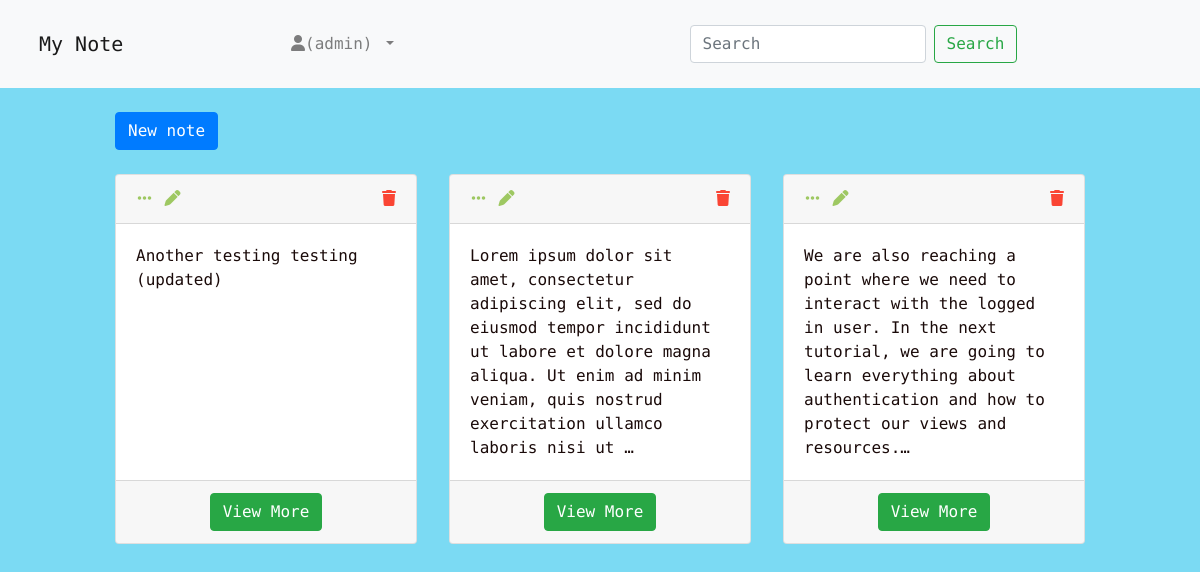
The app's page /notes/all/ (signed in) with its own data.
### note/models.py (models this page shows, shortened)
class Note(models.Model):
    text = models.TextField(max_length=4000)
    created_by = models.ForeignKey(User, on_delete=models.CASCADE, related_name="notes")
    created_on = models.DateTimeField(auto_now_add=True)
    modified_on = models.DateTimeField(auto_now=True)

### note/views.py (the view)
# urls.py: path('all/', views.NoteListView.as_view(), name='note_list'),
class NoteListView(LoginRequiredMixin, ListView):
    model = Note
    template_name = 'note_list.html'
    context_object_name = 'notes'
    def get_queryset(self):
        queryset = super().get_queryset()
        return queryset.filter(created_by=self.request.user).order_by('-created_on')

### templates/note_list.html (shortened to what this page needs)
{% extends 'base.html' %}
{% load static %}
{% block css %}<link rel="stylesheet" href="{% static 'style_list.css' %}">{% endblock css %}
{% block content %}
<a href="{% url 'note_create' %}" class="btn btn-primary mb-4">New note</a>
<div class="cards">
    {% for note in notes %}
        <div class="card">
            <div class="card-header">
                <div class="card-header-left">
                    <a href="">
                        <i class="fa-solid fa-ellipsis"></i>
                    </a>
                    <a href="{% url 'note_update' note.pk %}">
                        <i class="fa-solid fa-pen"></i>
                    </a>
                </div>
                <div class="card-header-right">
                    <a href="{% url 'note_delete' note.pk %}">
                        <i class="fa-solid fa-trash"></i>
                    </a>
                </div>
            </div>
            <div class="card-body">
                {{ note.text|truncatechars:"200" }}
            </div>
            <div class="card-footer text-center">
                <a href="{% url 'note_detail' note.pk %}" class="btn btn-success">View More</a>
            </div>
        </div>
    {% empty %}
        <p>There are no notes yet.</p>
        <a href="{% url 'note_create' %}">create now</a>
    {% endfor %}
</div>
{% endblock content %}

### templates/base.html (shortened to what this page needs)
{% load static %}
<!DOCTYPE html>
<html lang="en">
<head>
    <link rel="stylesheet" href="https://cdnjs.cloudflare.com/ajax/libs/font-awesome/6.1.1/css/all.min.css" />
    <link rel="stylesheet" href="{% static 'bootstrap.min.css' %}">
    <link rel="stylesheet" href="{% static 'style.css' %}">
    {% block css %}{% endblock css %}
</head>
<body>
    {% block body %}
    <nav class="navbar sticky-top navbar-expand-lg navbar-light bg-light mb-4 p-4">
        <div class="container-fluid">
            <a class="navbar-brand" href="#">My Note</a>
            <div class="collapse navbar-collapse justify-content-around" id="navbarSupportedContent">
                <ul class="navbar-nav me-auto mb-2 mb-lg-0">
                    <li class="nav-item dropdown">
                        <a class="nav-link dropdown-toggle" href="#" id="navbarDropdown" role="button" data-bs-toggle="dropdown" aria-expanded="false">
                            <i class="fa fa-user"></i>({{ user.username }})
                        </a>
                    </li>
                </ul>
                <form class="d-flex">
                    <input class="form-control me-2" type="search" placeholder="Search" aria-label="Search">
                    <button class="btn btn-outline-success ml-2" type="submit">Search</button>
                </form>
            </div>
        </div>
    </nav>
    <div class="container">
        {% block content %}
        {% endblock content %}
    </div>
    {% endblock body %}
</body>
</html>

### static/style.css (style rules this page uses)
* { box-sizing: border-box; }
body { background-color: #7bdaf3; font-family: 'Roboto Mono', monospace; margin: 0; }
.container { width: 100%; max-width: 1000px; margin: 0 auto; }
.card-header { display: flex; justify-content: space-between; }
.card-header .fa-solid { font-size: 1rem; }
.card-header-left a { color: #9EC862; padding: 0.1rem; }
.card-header-right a { color: #fa4534; }
.card-body { color: #1a0a09; }

### static/style_list.css (style rules this page uses)
.cards { display: flex; gap: 2rem; flex-flow: row wrap; }
.card { flex: 1 200px; }

### records on screen
Note: text "Another testing testing (updated)"
Note: text "Lorem ipsum dolor sit amet, consectetur adipiscing elit, sed do eiusmod tempor incididunt ut labore et dolore magna aliqua. Ut enim ad minim veniam, quis nostrud exercitation ullamco laboris nisi ut …"
Note: text "We are also reaching a point where we need to interact with the logged in user. In the next tutorial, we are going to learn everything about authentication and how to protect our views and resources.…"

### other values on screen
{{ user.username }} "admin"
